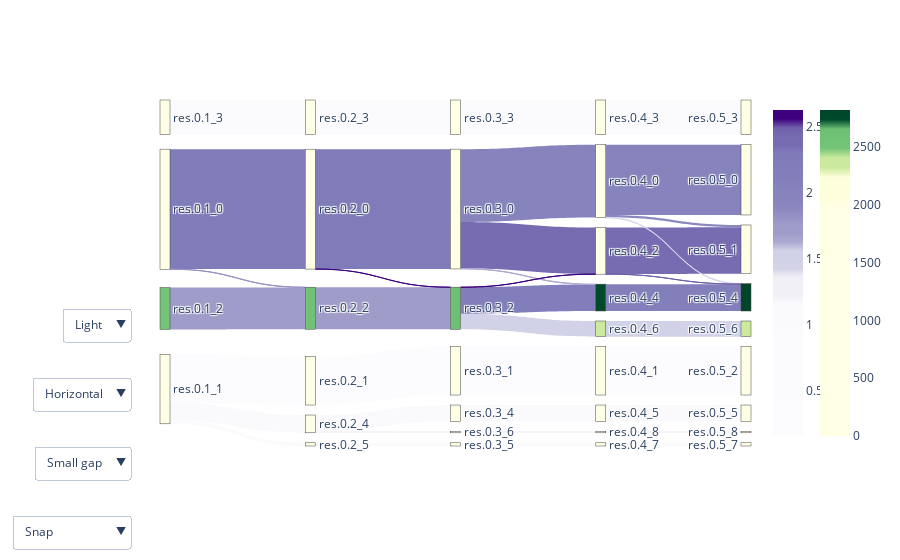

Write notebook code for a chart like this one.
### Code cell
enrichment_fig

### Figure 1 — Plotly figure (JSON) as saved in the notebook; plotly's stock layout.template omitted (floating-point values rounded to 4 significant figures)
{"data": [{"link": {"color": ["#807cba", "#fbfafc", "#fcfbfd", "#9f9cc9", "#faf9fc", "#fbfafc", "#9490c3", "#807cba", "#fbfafc", "#fcfbfd", "#9f9cc9", "#faf9fc", "#fbfafc", "#f2f0f7", "#3f007d", "#776cb1", "#fbfafc", "#fcfbfd", "#d1d2e7", "#817ebb", "#8683bd", "#faf9fc", "#fbfafc", "#acaad1", "#f2f0f7", "#3f007d", "#776cb1", "#fbfafc", "#fcfbfd", "#d1d2e7", "#827fbb", "#8683bd", "#faf9fc", "#8b87bf", "#fbfafc", "#f2f0f7", "#d4d4e8", "#705eaa"], "source": [1, 0, 2, 3, 2, 2, 1, 5, 4, 7, 8, 9, 6, 9, 5, 12, 11, 14, 15, 15, 12, 16, 13, 12, 10, 15, 22, 18, 21, 17, 23, 19, 20, 19, 25, 24, 19, 22], "target": [5, 4, 7, 8, 9, 6, 8, 12, 11, 14, 15, 16, 13, 10, 15, 22, 18, 21, 17, 23, 19, 20, 25, 23, 24, 22, 30, 27, 31, 26, 32, 28, 29, 30, 34, 33, 32, 32], "value": [1189, 344, 480, 415, 176, 32, 2, 1188, 344, 480, 417, 162, 32, 14, 1, 461, 344, 480, 155, 262, 723, 162, 32, 4, 14, 1, 461, 344, 480, 155, 266, 697, 162, 22, 32, 14, 4, 1]}, "node": {"color": ["#ffffe5", "#ffffe5", "#ffffe5", "#75c578", "#ffffe5", "#ffffe5", "#ffffe5", "#ffffe5", "#70c275", "#ffffe5", "#fdfeda", "#ffffe5", "#ffffe5", "#ffffe5", "#ffffe5", "#6dc073", "#ffffe5", "#ccea9d", "#ffffe5", "#ffffe5", "#ffffe5", "#ffffe5", "#ffffe5", "#004a2b", "#fdfeda", "#ffffe5", "#ccea9d", "#ffffe5", "#ffffe5", "#ffffe5", "#ffffe5", "#ffffe5", "#004529", "#fdfeda", "#ffffe5"], "customdata": ["<br />antigen processing and presentation of exogenous peptide antigen via MHC class I, TAP-independent (GO:0002480)<br />Gene Set Score: 0.0<br />Top Genes: CD79A,MS4A1,CD79B,LINC00926,TCL1A", "<br />antigen processing and presentation of exogenous peptide antigen via MHC class I, TAP-independent (GO:0002480)<br />Gene Set Score: 0.0<br />Top Genes: LDHB,RPS12,CD3D,RPS25,RPS3", "<br />antigen processing and presentation of exogenous peptide antigen via MHC class I, TAP-independent (GO:0002480)<br />Gene Set Score: 0.0<br />Top Genes: S100A9,S100A8,LYZ,CST3,LST1", "<br />antigen processing and presentation of exogenous peptide antigen via MHC class I, TAP-independent (GO:0002480)<br />Gene Set Score: 1426.25056809731<br />Top Genes: NKG7,CST7,GZMA,PRF1,CTSW", "<br />antigen processing and presentation of exogenous peptide antigen via MHC class I, TAP-independent (GO:0002480)<br />Gene Set Score: 0.0<br />Top Genes: CD79A,MS4A1,CD79B,LINC00926,TCL1A", "<br />antigen processing and presentation of exogenous peptide antigen via MHC class I, TAP-independent (GO:0002480)<br />Gene Set Score: 0.0<br />Top Genes: LDHB,RPS12,CD3D,RPS25,RPS3", "<br />antigen processing and presentation of exogenous peptide antigen via MHC class I, TAP-independent (GO:0002480)<br />Gene Set Score: 0.0<br />Top Genes: FCER1A,SERPINF1,CLEC10A,ENHO,CLIC2", "<br />antigen processing and presentation of exogenous peptide antigen via MHC class I, TAP-independent (GO:0002480)<br />Gene Set Score: 0.0<br />Top Genes: S100A9,S100A8,LGALS2,FCN1,CD14", "<br />antigen processing and presentation of exogenous peptide antigen via MHC class I, TAP-independent (GO:0002480)<br />Gene Set Score: 1460.65871885986<br />Top Genes: NKG7,CST7,GZMA,PRF1,CTSW", "<br />antigen processing and presentation of exogenous peptide antigen via MHC class I, TAP-independent (GO:0002480)<br />Gene Set Score: 0.0<br />Top Genes: CDKN1C,HES4,RP11-290F20.3,MS4A7,FCGR3A", "<br />antigen processing and presentation of exogenous peptide antigen via MHC class I, TAP-independent (GO:0002480)<br />Gene Set Score: 97.4426389716303<br />Top Genes: GP9,ITGA2B,TMEM40,AP001189.4,LY6G6F", "<br />antigen processing and presentation of exogenous peptide antigen via MHC class I, TAP-independent (GO:0002480)<br />Gene Set Score: 0.0<br />Top Genes: CD79A,MS4A1,CD79B,LINC00926,TCL1A", "<br />antigen processing and presentation of exogenous peptide antigen via MHC class I, TAP-independent (GO:0002480)<br />Gene Set Score: 0.0<br />Top Genes: LDHB,RPS12,CD3D,RPS25,RPS3", "<br />antigen processing and presentation of exogenous peptide antigen via MHC class I, TAP-independent (GO:0002480)<br />Gene Set Score: 0.0<br />Top Genes: FCER1A,SERPINF1,CLEC10A,ENHO,CLIC2", "<br />antigen processing and presentation of exogenous peptide antigen via MHC class I, TAP-independent (GO:0002480)<br />Gene Set Score: 0.0<br />Top Genes: S100A9,S100A8,LGALS2,FCN1,CD14", "<br />antigen processing and presentation of exogenous peptide antigen via MHC class I, TAP-independent (GO:0002480)<br />Gene Set Score: 1478.41234006271<br />Top Genes: NKG7,CST7,GZMA,PRF1,CTSW", "<br />antigen processing and presentation of exogenous peptide antigen via MHC class I, TAP-independent (GO:0002480)<br />Gene Set Score: 0.0<br />Top Genes: CDKN1C,HES4,RP11-290F20.3,MS4A7,FCGR3A", "<br />antigen processing and presentation of exogenous peptide antigen via MHC class I, TAP-independent (GO:0002480)<br />Gene Set Score: 803.677482768284<br />Top Genes: GZMB,FGFBP2,SPON2,PRF1,GNLY", "<br />antigen processing and presentation of exogenous peptide antigen via MHC class I, TAP-independent (GO:0002480)<br />Gene Set Score: 0.0<br />Top Genes: CD79A,MS4A1,CD79B,LINC00926,TCL1A", "<br />antigen processing and presentation of exogenous peptide antigen via MHC class I, TAP-independent (GO:0002480)<br />Gene Set Score: 0.0<br />Top Genes: RPS12,RPS6,RPS27,RPL32,RPS14", "<br />antigen processing and presentation of exogenous peptide antigen via MHC class I, TAP-independent (GO:0002480)<br />Gene Set Score: 0.0<br />Top Genes: CDKN1C,HES4,RP11-290F20.3,MS4A7,FCGR3A", "<br />antigen processing and presentation of exogenous peptide antigen via MHC class I, TAP-independent (GO:0002480)<br />Gene Set Score: 0.0<br />Top Genes: S100A9,S100A8,LGALS2,FCN1,CD14", "<br />antigen processing and presentation of exogenous peptide antigen via MHC class I, TAP-independent (GO:0002480)<br />Gene Set Score: 0.0<br />Top Genes: IL32,LTB,CD3D,IL7R,LDHB", "<br />antigen processing and presentation of exogenous peptide antigen via MHC class I, TAP-independent (GO:0002480)<br />Gene Set Score: 2762.78125461411<br />Top Genes: CCL5,NKG7,CST7,GZMA,GZMK", "<br />antigen processing and presentation of exogenous peptide antigen via MHC class I, TAP-independent (GO:0002480)<br />Gene Set Score: 97.4426389716303<br />Top Genes: GP9,ITGA2B,TMEM40,AP001189.4,LY6G6F", "<br />antigen processing and presentation of exogenous peptide antigen via MHC class I, TAP-independent (GO:0002480)<br />Gene Set Score: 0.0<br />Top Genes: FCER1A,SERPINF1,CLEC10A,ENHO,CLIC2", "<br />antigen processing and presentation of exogenous peptide antigen via MHC class I, TAP-independent (GO:0002480)<br />Gene Set Score: 803.677482768284<br />Top Genes: GZMB,FGFBP2,SPON2,PRF1,GNLY", "<br />antigen processing and presentation of exogenous peptide antigen via MHC class I, TAP-independent (GO:0002480)<br />Gene Set Score: 0.0<br />Top Genes: CD79A,MS4A1,CD79B,LINC00926,TCL1A", "<br />antigen processing and presentation of exogenous peptide antigen via MHC class I, TAP-independent (GO:0002480)<br />Gene Set Score: 0.0<br />Top Genes: RPS12,RPS27,RPS6,RPL32,RPS14", "<br />antigen processing and presentation of exogenous peptide antigen via MHC class I, TAP-independent (GO:0002480)<br />Gene Set Score: 0.0<br />Top Genes: CDKN1C,HES4,RP11-290F20.3,MS4A7,FCGR3A", "<br />antigen processing and presentation of exogenous peptide antigen via MHC class I, TAP-independent (GO:0002480)<br />Gene Set Score: 0.0<br />Top Genes: IL32,LTB,CD3D,IL7R,LDHB", "<br />antigen processing and presentation of exogenous peptide antigen via MHC class I, TAP-independent (GO:0002480)<br />Gene Set Score: 0.0<br />Top Genes: S100A9,S100A8,LGALS2,FCN1,CD14", "<br />antigen processing and presentation of exogenous peptide antigen via MHC class I, TAP-independent (GO:0002480)<br />Gene Set Score: 2817.85023679681<br />Top Genes: CCL5,NKG7,GZMA,CST7,GZMK", "<br />antigen processing and presentation of exogenous peptide antigen via MHC class I, TAP-independent (GO:0002480)<br />Gene Set Score: 97.4426389716303<br />Top Genes: GP9,ITGA2B,TMEM40,AP001189.4,LY6G6F", "<br />antigen processing and presentation of exogenous peptide antigen via MHC class I, TAP-independent (GO:0002480)<br />Gene Set Score: 0.0<br />Top Genes: FCER1A,SERPINF1,CLEC10A,ENHO,CLIC2"], "hovertemplate": "%{customdata}", "label": ["res.0.1_3", "res.0.1_0", "res.0.1_1", "res.0.1_2", "res.0.2_3", "res.0.2_0", "res.0.2_5", "res.0.2_1", "res.0.2_2", "res.0.2_4", "res.0.3_6", "res.0.3_3", "res.0.3_0", "res.0.3_5", "res.0.3_1", "res.0.3_2", "res.0.3_4", "res.0.4_6", "res.0.4_3", "res.0.4_0", "res.0.4_5", "res.0.4_1", "res.0.4_2", "res.0.4_4", "res.0.4_8", "res.0.4_7", "res.0.5_6", "res.0.5_3", "res.0.5_0", "res.0.5_5", "res.0.5_1", "res.0.5_2", "res.0.5_4", "res.0.5_8", "res.0.5_7"], "pad": 10, "thickness": 10}, "orientation": "h", "type": "sankey"}, {"marker": {"cmax": 2.625, "cmin": 0.158, "colorscale": [[0, "#fcfbfd"], [0.02703, "#fcfbfd"], [0.05405, "#fcfbfd"], [0.08108, "#fcfbfd"], [0.1081, "#fbfafc"], [0.1351, "#fbfafc"], [0.1622, "#fbfafc"], [0.1892, "#fbfafc"], [0.2162, "#fbfafc"], [0.2432, "#fbfafc"], [0.2703, "#fbfafc"], [0.2973, "#fbfafc"], [0.3243, "#faf9fc"], [0.3514, "#faf9fc"], [0.3784, "#faf9fc"], [0.4054, "#faf9fc"], [0.4324, "#f2f0f7"], [0.4595, "#f2f0f7"], [0.4865, "#f2f0f7"], [0.5135, "#d4d4e8"], [0.5405, "#d1d2e7"], [0.5676, "#d1d2e7"], [0.5946, "#acaad1"], [0.6216, "#9f9cc9"], [0.6486, "#9f9cc9"], [0.6757, "#9490c3"], [0.7027, "#8b87bf"], [0.7297, "#8683bd"], [0.7568, "#8683bd"], [0.7838, "#827fbb"], [0.8108, "#817ebb"], [0.8378, "#807cba"], [0.8649, "#807cba"], [0.8919, "#776cb1"], [0.9189, "#776cb1"], [0.9459, "#705eaa"], [0.973, "#3f007d"], [1, "#3f007d"]], "showscale": true}, "mode": "markers", "type": "scatter", "visible": true, "x": [null], "y": [null]}, {"marker": {"cmax": 2818.0, "cmin": 0, "colorbar": {"x": 1.1, "y": 0.5}, "colorscale": [[0, "#ffffe5"], [0.02941, "#ffffe5"], [0.05882, "#ffffe5"], [0.08824, "#ffffe5"], [0.1176, "#ffffe5"], [0.1471, "#ffffe5"], [0.1765, "#ffffe5"], [0.2059, "#ffffe5"], [0.2353, "#ffffe5"], [0.2647, "#ffffe5"], [0.2941, "#ffffe5"], [0.3235, "#ffffe5"], [0.3529, "#ffffe5"], [0.3824, "#ffffe5"], [0.4118, "#ffffe5"], [0.4412, "#ffffe5"], [0.4706, "#ffffe5"], [0.5, "#ffffe5"], [0.5294, "#ffffe5"], [0.5588, "#ffffe5"], [0.5882, "#ffffe5"], [0.6176, "#ffffe5"], [0.6471, "#ffffe5"], [0.6765, "#ffffe5"], [0.7059, "#ffffe5"], [0.7353, "#fdfeda"], [0.7647, "#fdfeda"], [0.7941, "#fdfeda"], [0.8235, "#ccea9d"], [0.8529, "#ccea9d"], [0.8824, "#75c578"], [0.9118, "#70c275"], [0.9412, "#6dc073"], [0.9706, "#004a2b"], [1, "#004529"]], "showscale": true}, "mode": "markers", "type": "scatter", "visible": true, "x": [null], "y": [null]}], "layout": {"autosize": true, "paper_bgcolor": "rgba(0, 0, 0, 0)", "plot_bgcolor": "rgba(0, 0, 0, 0)", "showlegend": false, "updatemenus": [{"buttons": [{"args": ["arrangement", "snap"], "label": "Snap", "method": "restyle"}, {"args": ["arrangement", "perpendicular"], "label": "Perpendicular", "method": "restyle"}, {"args": ["arrangement", "freeform"], "label": "Freeform", "method": "restyle"}, {"args": ["arrangement", "fixed"], "label": "Fixed", "method": "restyle"}], "x": -0.05, "y": -0.2}, {"buttons": [{"args": ["node.pad", 15], "label": "Small gap", "method": "restyle"}, {"args": ["node.pad", 20], "label": "Large gap", "method": "restyle"}], "x": -0.05, "y": 0}, {"buttons": [{"args": ["orientation", "h"], "label": "Horizontal", "method": "restyle"}, {"args": ["orientation", "v"], "label": "Vertical", "method": "restyle"}], "x": -0.05, "y": 0.2}, {"buttons": [{"args": ["paper_bgcolor", "white"], "label": "Light", "method": "relayout"}, {"args": ["paper_bgcolor", "black"], "label": "Dark", "method": "relayout"}], "x": -0.05, "y": 0.4}], "xaxis": {"autorange": true, "range": [-1, 6], "showgrid": false, "showticklabels": false, "zeroline": false}, "yaxis": {"autorange": true, "range": [-1, 4], "showgrid": false, "showticklabels": false, "zeroline": false}}}
